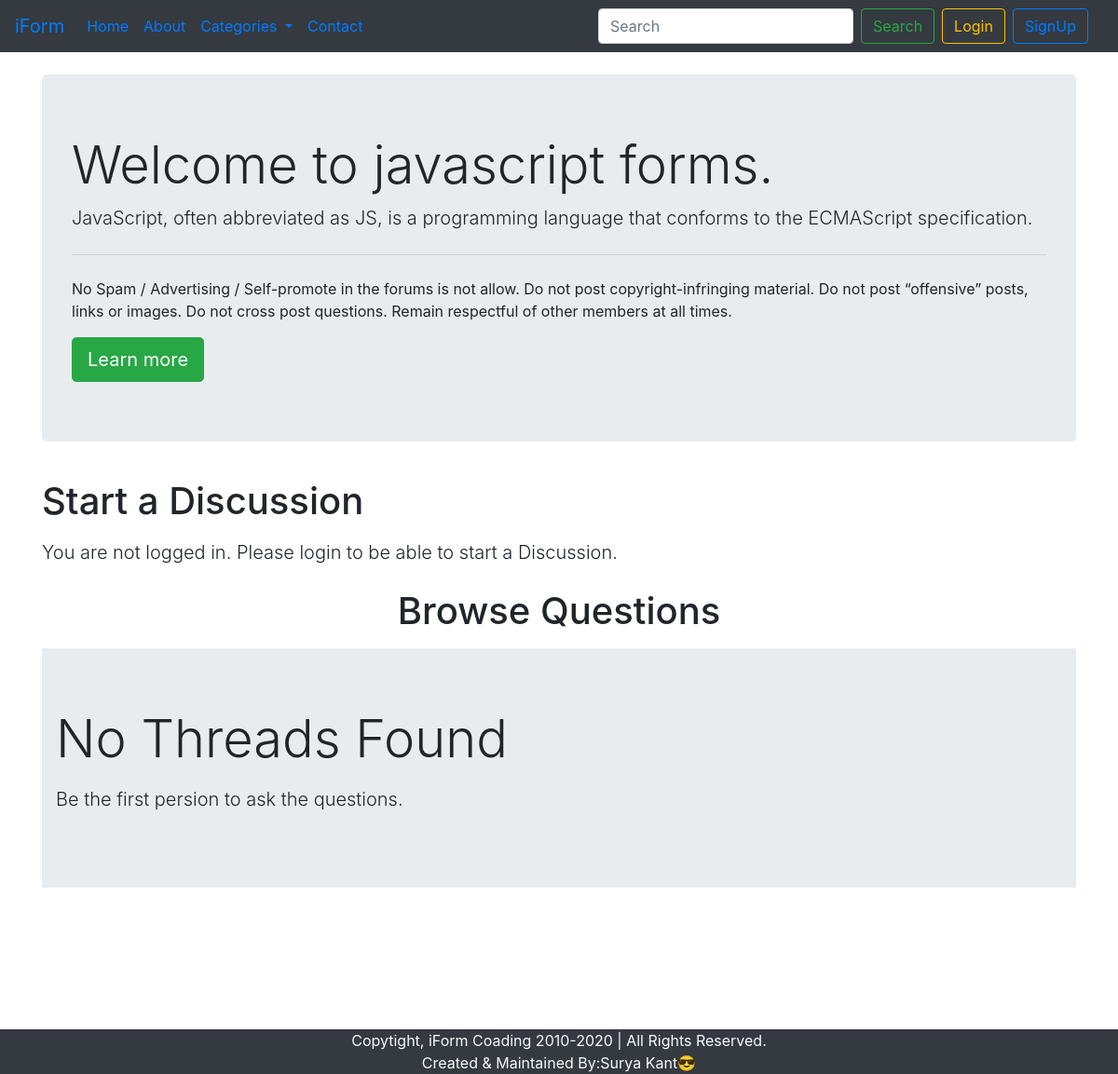
/threadslist.php?catid=2, run on the app's committed database.
### tables this page shows
CREATE TABLE `tb_iform` (
  `c_id` int(11) NOT NULL,
  `c_name` varchar(255) NOT NULL,
  `c_desc` varchar(255) NOT NULL,
  `created` datetime DEFAULT current_timestamp()
);

### threadslist.php (the view, shortened to what this page needs)
<!doctype html>
<html lang="en">
      <head>
            <link rel="stylesheet" href="https://stackpath.bootstrapcdn.com/bootstrap/4.5.2/css/bootstrap.min.css"
>
      </head>
      <body>
            <?php require '.\sub-dir\_header.php'?>
            <?php
                        $id = $_GET['catid'];
                        $sql = "SELECT * FROM tb_iform WHERE c_id=$id";
                        $result = mysqli_query($con,$sql) or die(mysqli_error($con));
                        while($row = mysqli_fetch_assoc($result)){
                              $catname  = $row['c_name'];
                              $catdesc  = $row['c_desc'];
                        }
            ?>
            <div class="container my-4">
                  <div class="jumbotron">
                        <h1 class="display-4">Welcome to <?php echo $catname;?> forms.</h1>
                        <p class="lead"><?php echo $catdesc;?></p>
                        <hr class="my-4">
                        <p>No Spam / Advertising / Self-promote in the forums is not allow.
                        Do not post copyright-infringing material.
                        Do not post “offensive” posts, links or images.
                        Do not cross post questions.
                        Remain respectful of other members at all times.</p>
                        <a class="btn btn-success btn-lg" href="#" role="button">Learn more</a>
                  </div>
            </div>
            <?php
                  if(isset($_SESSION['loggined']) && $_SESSION['loggined']=="true"){
                  echo '
                        <div class="container">
                              <h1 class="py-2 text-center">Start a Discussion</h1>
                              <form action="'.  $_SERVER["REQUEST_URI"].'" method="post">
                                    <div class="form-group">
                                          <label for="title">Problem Title</label>
                                          <input type="text" class="form-control" id="title" name="title" aria-describedby="emailHelp">
                                          <small id="emailHelp" class="form-text text-muted">Keep your title as short and crisp as possible.</small>
                                    </div>
                                    <input type="hidden" name="sno" value="'.$_SESSION["sno"].'">
                                    <div class="form-group">
                                          <label for="desc">Elaborate Your Problem</label>
                                          <textarea class="form-control" id="desc" name="desc" rows="3"></textarea>
                                    </div>
                                    <button type="submit" name="submit " class="btn btn-success">Submit</button>
                              </form>
                        </div>';
                  }
                  else{
                        echo '<div class="container">
                                    <h1 class="py-2">Start a Discussion</h1>
                                    <p class="lead">You are not logged in. Please login to be able to start a Discussion.</p>
                              </div>';
                  }
            ?>
            <div class="container mb-5" id="ques">
                  <h1 class="py-2 text-center">Browse Questions</h1>
                  <?php
                        $noresult = true;
                        if($noresult){
                              echo '
                                    <div class="jumbotron jumbotron-fluid">
                                          <div class="container">
                                                <p class="display-4">No Threads Found</p>
                                                <p class="lead">Be the first persion to ask the questions.</p>
                                          </div>
                                    </div>';
                        }
                  ?>
            </div>
            <?php require '.\sub-dir\_footer.php'?>
      </body>
</html>

### threadslist.php (style rules this page uses)
#ques { min-height:433px; }

### data on the page
tb_iform: c_name "javascript", c_desc "JavaScript, often abbreviated as JS, is a programming language that conforms to the ECMAScript specification."
